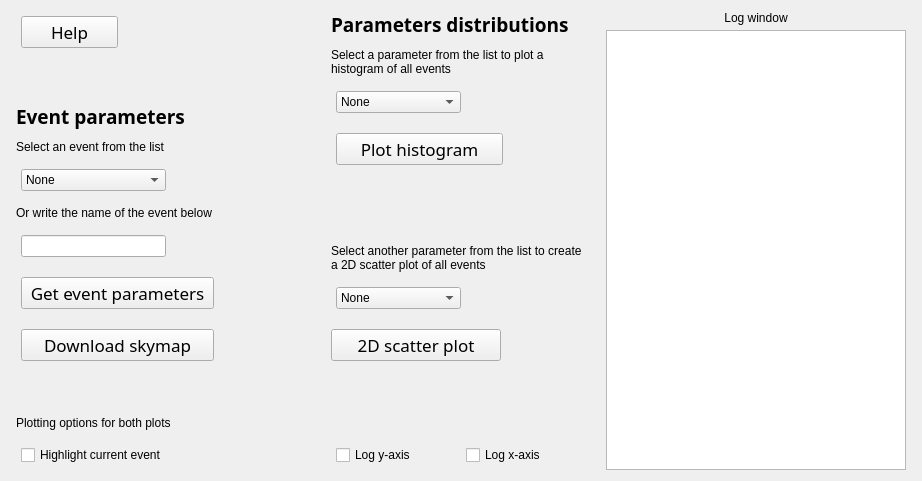
      <widget class="QWidget" name="tab_3">
       <attribute name="title">
        <string>Explore GW event parameters</string>
       </attribute>
       <attribute name="toolTip">
        <string>&lt;html&gt;&lt;head/&gt;&lt;body&gt;&lt;p&gt;&lt;span style=&quot;font-size: 15px;&quot;&gt;Download skymaps of GW events and analyze parameter distributions with histograms and scatter plots.&lt;/span&gt;&lt;/p&gt;&lt;/body&gt;&lt;/html&gt;</string>
       </attribute>
       <layout class="QGridLayout" name="gridLayout_8">
        <item row="0" column="0">
         <layout class="QHBoxLayout" name="horizontalLayout_4" stretch="1,1,1">
          <property name="spacing">
           <number>5</number>
          </property>
          <property name="leftMargin">
           <number>0</number>
          </property>
          <property name="topMargin">
           <number>0</number>
          </property>
          <property name="rightMargin">
           <number>0</number>
          </property>
          <property name="bottomMargin">
           <number>0</number>
          </property>
          <item>
           <layout class="QVBoxLayout" name="verticalLayout_8">
            <property name="spacing">
             <number>10</number>
            </property>
            <property name="leftMargin">
             <number>5</number>
            </property>
            <property name="topMargin">
             <number>0</number>
            </property>
            <property name="rightMargin">
             <number>5</number>
            </property>
            <property name="bottomMargin">
             <number>0</number>
            </property>
            <item>
             <layout class="QHBoxLayout" name="horizontalLayout_7" stretch="1,2">
              <property name="spacing">
               <number>10</number>
              </property>
              <property name="leftMargin">
               <number>5</number>
              </property>
              <property name="topMargin">
               <number>5</number>
              </property>
              <property name="rightMargin">
               <number>5</number>
              </property>
              <property name="bottomMargin">
               <number>5</number>
              </property>
              <item>
               <widget class="QPushButton" name="helpButton3">
                <property name="font">
                 <font>
                  <family>Montserrat</family>
                  <pointsize>13</pointsize>
                 </font>
                </property>
                <property name="toolTip">
                 <string>&lt;html&gt;&lt;head/&gt;&lt;body&gt;&lt;p&gt;&lt;span style=&quot;font-size: 15px;&quot;&gt;Displays help contents for the &quot;Explore GW event parameters&quot; tab.&lt;/span&gt;&lt;/p&gt;&lt;/body&gt;&lt;/html&gt;</string>
                </property>
                <property name="text">
                 <string>Help</string>
                </property>
               </widget>
              </item>
              <item>
               <spacer name="horizontalSpacer_32">
                <property name="orientation">
                 <enum>Qt::Orientation::Horizontal</enum>
                </property>
                <property name="sizeHint" stdset="0">
                 <size>
                  <width>40</width>
                  <height>20</height>
                 </size>
                </property>
               </spacer>
              </item>
             </layout>
            </item>
            <item>
             <spacer name="verticalSpacer_13">
              <property name="orientation">
               <enum>Qt::Orientation::Vertical</enum>
              </property>
              <property name="sizeHint" stdset="0">
               <size>
                <width>20</width>
                <height>40</height>
               </size>
              </property>
             </spacer>
            </item>
            <item>
             <widget class="QLabel" name="label_38">
              <property name="font">
               <font>
                <family>Montserrat</family>
                <pointsize>14</pointsize>
                <bold>true</bold>
               </font>
              </property>
              <property name="text">
               <string>&lt;html&gt;&lt;head/&gt;&lt;body&gt;&lt;p&gt;Event parameters&lt;/p&gt;&lt;/body&gt;&lt;/html&gt;</string>
              </property>
             </widget>
            </item>
            <item>
             <widget class="QLabel" name="label_39">
              <property name="text">
               <string>&lt;html&gt;&lt;head/&gt;&lt;body&gt;&lt;p&gt;Select an event from the list&lt;/p&gt;&lt;/body&gt;&lt;/html&gt;</string>
              </property>
             </widget>
            </item>
            <item>
             <layout class="QHBoxLayout" name="horizontalLayout_8" stretch="1,1">
              <property name="spacing">
               <number>10</number>
              </property>
              <property name="leftMargin">
               <number>5</number>
              </property>
              <property name="topMargin">
               <number>5</number>
              </property>
              <property name="rightMargin">
               <number>5</number>
              </property>
              <property name="bottomMargin">
               <number>5</number>
              </property>
              <item>
               <widget class="QComboBox" name="comboBox_4">
                <item>
                 <property name="text">
                  <string>None</string>
                 </property>
                </item>
               </widget>
              </item>
              <item>
               <spacer name="horizontalSpacer_33">
                <property name="orientation">
                 <enum>Qt::Orientation::Horizontal</enum>
                </property>
                <property name="sizeHint" stdset="0">
                 <size>
                  <width>40</width>
                  <height>20</height>
                 </size>
                </property>
               </spacer>
              </item>
             </layout>
            </item>
            <item>
             <widget class="QLabel" name="label_40">
              <property name="minimumSize">
               <size>
                <width>300</width>
                <height>0</height>
               </size>
              </property>
              <property name="text">
               <string>&lt;html&gt;&lt;head/&gt;&lt;body&gt;&lt;p&gt;Or write the name of the event below&lt;/p&gt;&lt;/body&gt;&lt;/html&gt;</string>
              </property>
              <property name="wordWrap">
               <bool>true</bool>
              </property>
             </widget>
            </item>
            <item>
             <layout class="QHBoxLayout" name="horizontalLayout_11">
              <property name="spacing">
               <number>10</number>
              </property>
              <property name="leftMargin">
               <number>5</number>
              </property>
              <property name="topMargin">
               <number>5</number>
              </property>
              <property name="rightMargin">
               <number>5</number>
              </property>
              <property name="bottomMargin">
               <number>5</number>
              </property>
              <item>
               <widget class="QLineEdit" name="EventNameTab3"/>
              </item>
              <item>
               <spacer name="horizontalSpacer_34">
                <property name="orientation">
                 <enum>Qt::Orientation::Horizontal</enum>
                </property>
                <property name="sizeHint" stdset="0">
                 <size>
                  <width>40</width>
                  <height>20</height>
                 </size>
                </property>
               </spacer>
              </item>
             </layout>
            </item>
            <item>
             <layout class="QHBoxLayout" name="horizontalLayout_12" stretch="2,1">
              <property name="spacing">
               <number>10</number>
              </property>
              <property name="leftMargin">
               <number>5</number>
              </property>
              <property name="topMargin">
               <number>5</number>
              </property>
              <property name="rightMargin">
               <number>5</number>
              </property>
              <property name="bottomMargin">
               <number>5</number>
              </property>
              <item>
               <widget class="QPushButton" name="pushButton_9">
                <property name="font">
                 <font>
                  <family>Montserrat</family>
                  <pointsize>13</pointsize>
                 </font>
                </property>
                <property name="toolTip">
                 <string>&lt;html&gt;&lt;head/&gt;&lt;body&gt;&lt;p&gt;&lt;span style=&quot;font-size: 15px;&quot;&gt;Downloads the selected event's parameters and displays them in the log window.&lt;/span&gt;&lt;/p&gt;&lt;/body&gt;&lt;/html&gt;</string>
                </property>
                <property name="text">
                 <string>Get event parameters</string>
                </property>
               </widget>
              </item>
              <item>
               <spacer name="horizontalSpacer_35">
                <property name="orientation">
                 <enum>Qt::Orientation::Horizontal</enum>
                </property>
                <property name="sizeHint" stdset="0">
                 <size>
                  <width>40</width>
                  <height>20</height>
                 </size>
                </property>
               </spacer>
              </item>
             </layout>
            </item>
            <item>
             <layout class="QHBoxLayout" name="horizontalLayout_13" stretch="2,1">
              <property name="spacing">
               <number>10</number>
              </property>
              <property name="leftMargin">
               <number>5</number>
              </property>
              <property name="topMargin">
               <number>5</number>
              </property>
              <property name="rightMargin">
               <number>5</number>
              </property>
              <property name="bottomMargin">
               <number>5</number>
              </property>
              <item>
               <widget class="QPushButton" name="pushButton_13">
                <property name="font">
                 <font>
                  <family>Montserrat</family>
                  <pointsize>13</pointsize>
                 </font>
                </property>
                <property name="toolTip">
                 <string>&lt;html&gt;&lt;head/&gt;&lt;body&gt;&lt;p&gt;&lt;span style=&quot;font-size: 15px;&quot;&gt;Downloads, saves and displays the selected event's skymap (sky localization).&lt;/span&gt;&lt;/p&gt;&lt;/body&gt;&lt;/html&gt;</string>
                </property>
                <property name="text">
                 <string>Download skymap</string>
                </property>
               </widget>
              </item>
              <item>
               <spacer name="horizontalSpacer_36">
                <property name="orientation">
                 <enum>Qt::Orientation::Horizontal</enum>
                </property>
                <property name="sizeHint" stdset="0">
                 <size>
                  <width>40</width>
                  <height>20</height>
                 </size>
                </property>
               </spacer>
              </item>
             </layout>
            </item>
            <item>
             <spacer name="verticalSpacer_14">
              <property name="orientation">
               <enum>Qt::Orientation::Vertical</enum>
              </property>
              <property name="sizeHint" stdset="0">
               <size>
                <width>20</width>
                <height>40</height>
               </size>
              </property>
             </spacer>
            </item>
            <item>
             <widget class="QLabel" name="label_44">
              <property name="text">
               <string>&lt;html&gt;&lt;head/&gt;&lt;body&gt;&lt;p&gt;Plotting options for both plots&lt;/p&gt;&lt;/body&gt;&lt;/html&gt;</string>
              </property>
             </widget>
            </item>
            <item>
             <layout class="QHBoxLayout" name="horizontalLayout_26">
              <property name="spacing">
               <number>10</number>
              </property>
              <property name="leftMargin">
               <number>5</number>
              </property>
              <property name="topMargin">
               <number>5</number>
              </property>
              <property name="rightMargin">
               <number>5</number>
              </property>
              <property name="bottomMargin">
               <number>5</number>
              </property>
              <item>
               <widget class="QCheckBox" name="checkBox_2">
                <property name="text">
                 <string>Highlight current event</string>
                </property>
               </widget>
              </item>
             </layout>
            </item>
           </layout>
          </item>
          <item>
           <layout class="QVBoxLayout" name="verticalLayout_9">
            <property name="spacing">
             <number>10</number>
            </property>
            <property name="leftMargin">
             <number>5</number>
            </property>
            <property name="rightMargin">
             <number>5</number>
            </property>
            <item>
             <widget class="QLabel" name="label_41">
              <property name="font">
               <font>
                <family>Montserrat</family>
                <pointsize>14</pointsize>
                <bold>true</bold>
               </font>
              </property>
              <property name="text">
               <string>&lt;html&gt;&lt;head/&gt;&lt;body&gt;&lt;p&gt;Parameters distributions&lt;/p&gt;&lt;/body&gt;&lt;/html&gt;</string>
              </property>
             </widget>
            </item>
            <item>
             <widget class="QLabel" name="label_42">
              <property name="text">
               <string>&lt;html&gt;&lt;head/&gt;&lt;body&gt;&lt;p&gt;Select a parameter from the list to plot a histogram of all events&lt;/p&gt;&lt;/body&gt;&lt;/html&gt;</string>
              </property>
              <property name="wordWrap">
               <bool>true</bool>
              </property>
             </widget>
            </item>
            <item>
             <layout class="QHBoxLayout" name="horizontalLayout_22" stretch="1,1">
              <property name="spacing">
               <number>10</number>
              </property>
              <property name="leftMargin">
               <number>5</number>
              </property>
              <property name="topMargin">
               <number>5</number>
              </property>
              <property name="rightMargin">
               <number>5</number>
              </property>
              <property name="bottomMargin">
               <number>5</number>
              </property>
              <item>
               <widget class="QComboBox" name="comboBox_5">
                <item>
                 <property name="text">
                  <string>None</string>
                 </property>
                </item>
               </widget>
              </item>
              <item>
               <spacer name="horizontalSpacer_40">
                <property name="orientation">
                 <enum>Qt::Orientation::Horizontal</enum>
                </property>
                <property name="sizeHint" stdset="0">
                 <size>
                  <width>40</width>
                  <height>20</height>
                 </size>
                </property>
               </spacer>
              </item>
             </layout>
            </item>
            <item>
             <layout class="QHBoxLayout" name="horizontalLayout_23" stretch="2,1">
              <property name="spacing">
               <number>10</number>
              </property>
              <property name="leftMargin">
               <number>5</number>
              </property>
              <property name="topMargin">
               <number>5</number>
              </property>
              <property name="rightMargin">
               <number>5</number>
              </property>
              <property name="bottomMargin">
               <number>5</number>
              </property>
              <item>
               <widget class="QPushButton" name="pushButton_10">
                <property name="sizePolicy">
                 <sizepolicy hsizetype="Minimum" vsizetype="Fixed">
                  <horstretch>0</horstretch>
                  <verstretch>0</verstretch>
                 </sizepolicy>
                </property>
                <property name="font">
                 <font>
                  <family>Montserrat</family>
                  <pointsize>13</pointsize>
                 </font>
                </property>
                <property name="toolTip">
                 <string>&lt;html&gt;&lt;head/&gt;&lt;body&gt;&lt;p&gt;&lt;span style=&quot; font-size:15px;&quot;&gt;Plot a histogram of the selected parameter for all events.&lt;/span&gt;&lt;/p&gt;&lt;/body&gt;&lt;/html&gt;</string>
                </property>
                <property name="text">
                 <string>Plot histogram</string>
                </property>
               </widget>
              </item>
              <item>
               <spacer name="horizontalSpacer_29">
                <property name="orientation">
                 <enum>Qt::Orientation::Horizontal</enum>
                </property>
                <property name="sizeHint" stdset="0">
                 <size>
                  <width>40</width>
                  <height>20</height>
                 </size>
                </property>
               </spacer>
              </item>
             </layout>
            </item>
            <item>
             <spacer name="verticalSpacer_17">
              <property name="orientation">
               <enum>Qt::Orientation::Vertical</enum>
              </property>
              <property name="sizeHint" stdset="0">
               <size>
                <width>20</width>
                <height>40</height>
               </size>
              </property>
             </spacer>
            </item>
            <item>
             <widget class="QLabel" name="label_43">
              <property name="text">
               <string>&lt;html&gt;&lt;head/&gt;&lt;body&gt;&lt;p&gt;Select another parameter from the list to create a 2D scatter plot of all events&lt;/p&gt;&lt;/body&gt;&lt;/html&gt;</string>
              </property>
              <property name="wordWrap">
               <bool>true</bool>
              </property>
             </widget>
            </item>
            <item>
             <layout class="QHBoxLayout" name="horizontalLayout_24" stretch="1,1">
              <property name="spacing">
               <number>10</number>
              </property>
              <property name="leftMargin">
               <number>5</number>
              </property>
              <property name="topMargin">
               <number>5</number>
              </property>
              <property name="rightMargin">
               <number>5</number>
              </property>
              <property name="bottomMargin">
               <number>5</number>
              </property>
              <item>
               <widget class="QComboBox" name="comboBox_6">
                <item>
                 <property name="text">
                  <string>None</string>
                 </property>
                </item>
               </widget>
              </item>
              <item>
               <spacer name="horizontalSpacer_42">
                <property name="orientation">
                 <enum>Qt::Orientation::Horizontal</enum>
                </property>
                <property name="sizeHint" stdset="0">
                 <size>
                  <width>40</width>
                  <height>20</height>
                 </size>
                </property>
               </spacer>
              </item>
             </layout>
            </item>
            <item>
             <layout class="QHBoxLayout" name="horizontalLayout_25" stretch="2,1">
              <property name="spacing">
               <number>10</number>
              </property>
              <property name="topMargin">
               <number>5</number>
              </property>
              <property name="rightMargin">
               <number>5</number>
              </property>
              <property name="bottomMargin">
               <number>5</number>
              </property>
              <item>
               <widget class="QPushButton" name="pushButton_11">
                <property name="font">
                 <font>
                  <family>Montserrat</family>
                  <pointsize>13</pointsize>
                 </font>
                </property>
                <property name="toolTip">
                 <string>&lt;html&gt;&lt;head/&gt;&lt;body&gt;&lt;p&gt;&lt;span style=&quot; font-size:15px;&quot;&gt;Create a scatter plot of the selected parameters for all events.&lt;/span&gt;&lt;/p&gt;&lt;/body&gt;&lt;/html&gt;</string>
                </property>
                <property name="text">
                 <string>2D scatter plot</string>
                </property>
               </widget>
              </item>
              <item>
               <spacer name="horizontalSpacer_43">
                <property name="orientation">
                 <enum>Qt::Orientation::Horizontal</enum>
                </property>
                <property name="sizeHint" stdset="0">
                 <size>
                  <width>40</width>
                  <height>20</height>
                 </size>
                </property>
               </spacer>
              </item>
             </layout>
            </item>
            <item>
             <spacer name="verticalSpacer_16">
              <property name="orientation">
               <enum>Qt::Orientation::Vertical</enum>
              </property>
              <property name="sizeHint" stdset="0">
               <size>
                <width>20</width>
                <height>40</height>
               </size>
              </property>
             </spacer>
            </item>
            <item>
             <layout class="QHBoxLayout" name="horizontalLayout_14">
              <property name="spacing">
               <number>10</number>
              </property>
              <property name="leftMargin">
               <number>5</number>
              </property>
              <property name="topMargin">
               <number>5</number>
              </property>
              <property name="rightMargin">
               <number>5</number>
              </property>
              <property name="bottomMargin">
               <number>5</number>
              </property>
              <item>
               <widget class="QCheckBox" name="checkBox_4">
                <property name="text">
                 <string>Log y-axis</string>
                </property>
               </widget>
              </item>
              <item>
               <spacer name="horizontalSpacer_38">
                <property name="orientation">
                 <enum>Qt::Orientation::Horizontal</enum>
                </property>
                <property name="sizeHint" stdset="0">
                 <size>
                  <width>40</width>
                  <height>20</height>
                 </size>
                </property>
               </spacer>
              </item>
              <item>
               <widget class="QCheckBox" name="checkBox_3">
                <property name="text">
                 <string>Log x-axis</string>
                </property>
               </widget>
              </item>
              <item>
               <spacer name="horizontalSpacer_37">
                <property name="orientation">
                 <enum>Qt::Orientation::Horizontal</enum>
                </property>
                <property name="sizeHint" stdset="0">
                 <size>
                  <width>40</width>
                  <height>20</height>
                 </size>
                </property>
               </spacer>
              </item>
             </layout>
            </item>
           </layout>
          </item>
          <item>
           <layout class="QVBoxLayout" name="verticalLayout_7">
            <property name="spacing">
             <number>5</number>
            </property>
            <property name="leftMargin">
             <number>5</number>
            </property>
            <property name="topMargin">
             <number>0</number>
            </property>
            <property name="rightMargin">
             <number>5</number>
            </property>
            <property name="bottomMargin">
             <number>0</number>
            </property>
            <item>
             <widget class="QLabel" name="label_34">
              <property name="toolTip">
               <string>&lt;html&gt;&lt;head/&gt;&lt;body&gt;&lt;p&gt;&lt;span style=&quot;font-size: 15px;&quot;&gt;Displays tips, warnings and status update messages.&lt;/span&gt;&lt;/p&gt;&lt;/body&gt;&lt;/html&gt;</string>
              </property>
              <property name="text">
               <string>&lt;html&gt;&lt;head/&gt;&lt;body&gt;&lt;p align=&quot;center&quot;&gt;Log window&lt;/p&gt;&lt;/body&gt;&lt;/html&gt;</string>
              </property>
             </widget>
            </item>
            <item>
             <widget class="QTextBrowser" name="textBrowser_3">
              <property name="minimumSize">
               <size>
                <width>300</width>
                <height>0</height>
               </size>
              </property>
              <property name="font">
               <font>
                <family>Times New Roman</family>
                <pointsize>14</pointsize>
               </font>
              </property>
             </widget>
            </item>
           </layout>
          </item>
         </layout>
        </item>
       </layout>
      </widget>
